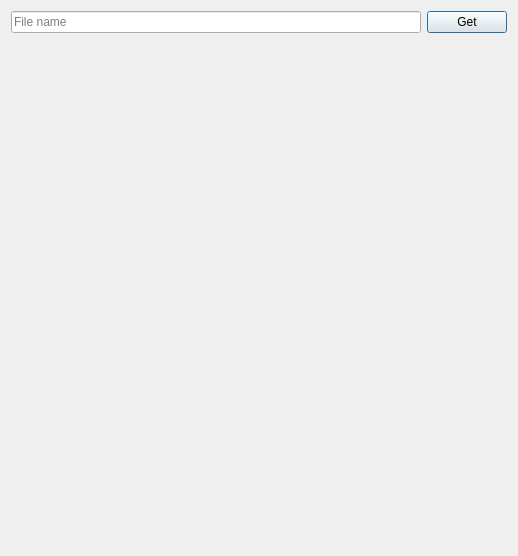
<?xml version="1.0" encoding="UTF-8"?>
<ui version="4.0">
 <class>dl_task3</class>
 <widget class="QDialog" name="dl_task3">
  <property name="geometry">
   <rect>
    <x>0</x>
    <y>0</y>
    <width>518</width>
    <height>556</height>
   </rect>
  </property>
  <property name="minimumSize">
   <size>
    <width>518</width>
    <height>556</height>
   </size>
  </property>
  <property name="maximumSize">
   <size>
    <width>518</width>
    <height>556</height>
   </size>
  </property>
  <property name="windowTitle">
   <string>Random Catto Image</string>
  </property>
  <layout class="QVBoxLayout" name="verticalLayout" stretch="0,1">
   <item>
    <layout class="QHBoxLayout" name="horizontalLayout">
     <item>
      <widget class="QLineEdit" name="lbl_file_name">
       <property name="readOnly">
        <bool>true</bool>
       </property>
       <property name="placeholderText">
        <string>File name</string>
       </property>
      </widget>
     </item>
     <item>
      <widget class="QPushButton" name="btn_get">
       <property name="text">
        <string>Get</string>
       </property>
      </widget>
     </item>
    </layout>
   </item>
   <item>
    <widget class="QLabel" name="lbl_image">
     <property name="text">
      <string/>
     </property>
    </widget>
   </item>
  </layout>
 </widget>
 <resources/>
 <connections/>
</ui>
